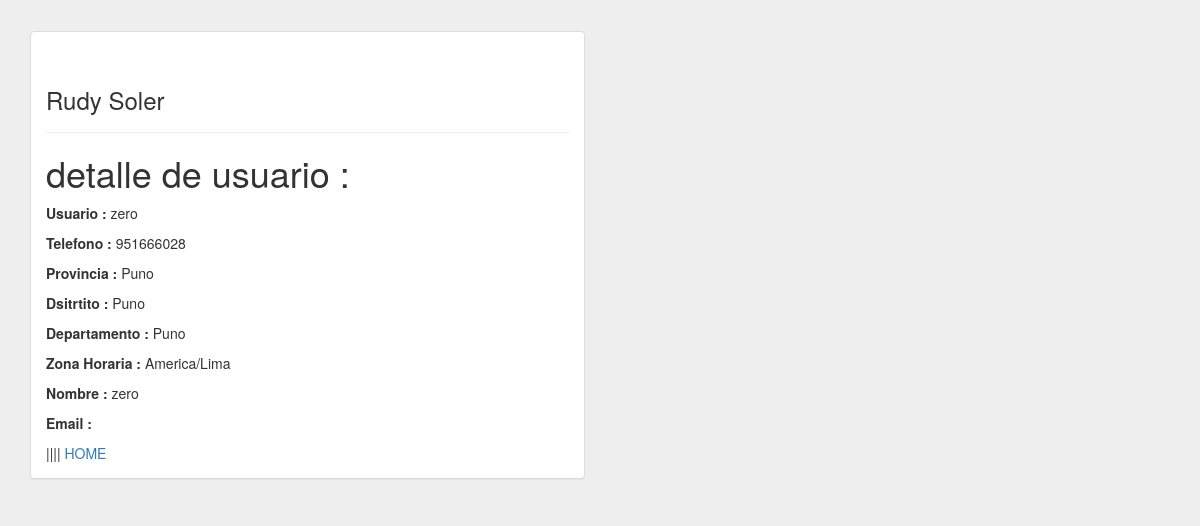
The app's page /detalle2, older data.
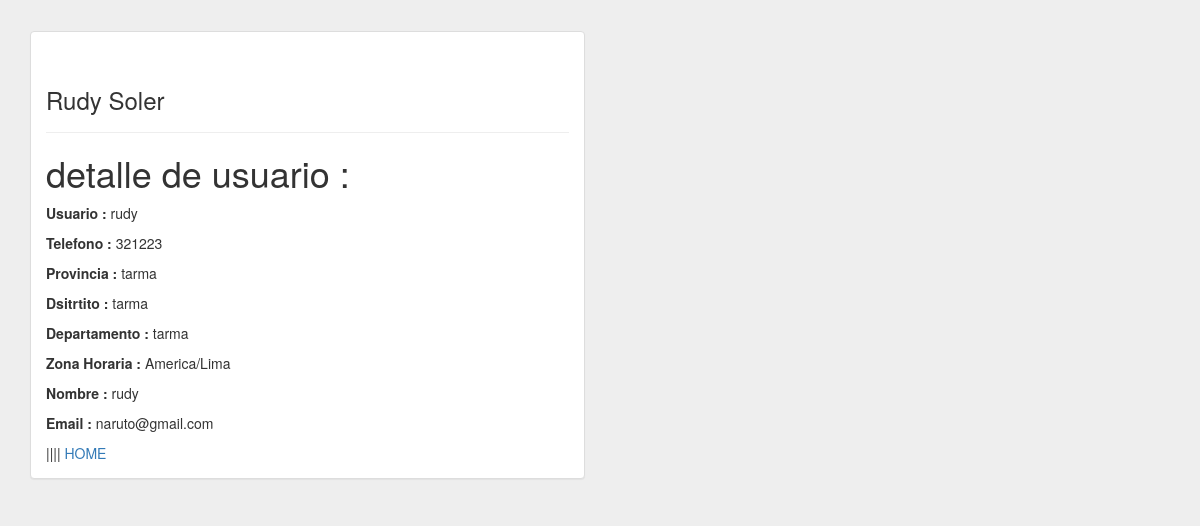
The same page, newer data.
### usuarioperfil/models.py (models this page shows, shortened)
class Userprofile(models.Model):
    useri = models.OneToOneField(User)
    telefono = models.PositiveIntegerField()
    provincia = models.CharField(max_length = 50)
    distrito = models.CharField(max_length = 50)
    departamento = models.CharField(max_length = 50)
    zona_horaria = TimeZoneField(default= 'America/Lima')
    class Meta:
        permissions = (
            ('list_app', 'Can view list app'),
            ('view_app', 'Can view app'),
            ('add_app', 'Can add app'),
            ('change_app', 'Can change app'),
            ('delete_app', 'Can delete app'),
        )

### usuarioperfil/views.py (the view)
# urls.py: url(r'^detalle(?P<Userprofile_id>\d+)$', 'usuarioperfil.views.UserDetail', name='detail_user'),
def UserDetail(request, Userprofile_id):
    useri = get_object_or_404(Userprofile, id = Userprofile_id)
    return render(request, 'usuarioperfil/userprofile_detail.html', {'useri':useri})

### templates/usuarioperfil/userprofile_detail.html (shortened to what this page needs)
   <!DOCTYPE html>
<html lang="en">
  <head>
    <link href="http://maxcdn.bootstrapcdn.com/bootstrap/3.2.0/css/bootstrap.min.css" rel="stylesheet">
      </head>
  <body style="background:#eee;">
    <div class="container">
            <p><br/></p>
        <div class="row">
            <div class="col-md-10"></div>
            <div class="col-md-6">
                <div class="panel panel-default">
                    <div class="panel-body">
                            <div class="page-header">
                            <h3>Rudy Soler</h3>
                        </div>
         <h1>detalle de usuario :</h1>
<table>
    <p><strong>Usuario : </strong>{{useri.useri}}</p>
    <p><strong>Telefono : </strong>{{useri.telefono}}</p>
    <p> <strong>Provincia : </strong>{{useri.provincia}}</p>
    <p><strong>Dsitrtito : </strong>{{useri.distrito}}</p>
    <p><strong>Departamento : </strong>{{useri.departamento}}</p>
    <p><strong>Zona Horaria : </strong> {{useri.zona_horaria}}</p>
    <p><strong>Nombre : </strong> {{useri.useri.username}}</p>
    <p><strong>Email : </strong> {{useri.useri.email}}</p>
    <a href="{% url 'home'%}">HOME</a>
</table>
         </div>
                </div>
            </div>
        </div>
    </div>
  </body>
</html>

Row changes from the older to the newer data that the page shows:
changed Userprofile "America/Lima": useri "zero" → "rudy"; telefono "951666028" → "321223"; provincia "Puno" → "tarma"; distrito "Puno" → "tarma"; departamento "Puno" → "tarma"; useri.username "zero" → "rudy"; useri.email (not shown) → "naruto@gmail.com"
